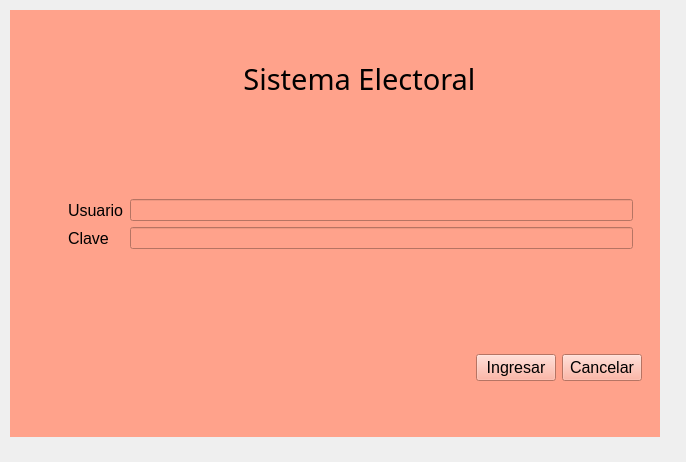
<?xml version="1.0" encoding="UTF-8"?>
<ui version="4.0">
 <class>Ingreso</class>
 <widget class="QWidget" name="Ingreso">
  <property name="geometry">
   <rect>
    <x>0</x>
    <y>0</y>
    <width>686</width>
    <height>462</height>
   </rect>
  </property>
  <property name="windowTitle">
   <string>Ingreso</string>
  </property>
  <widget class="QWidget" name="widget_6" native="true">
   <property name="geometry">
    <rect>
     <x>10</x>
     <y>10</y>
     <width>650</width>
     <height>427</height>
    </rect>
   </property>
   <property name="styleSheet">
    <string notr="true">background-color: rgb(255, 162, 139);</string>
   </property>
   <layout class="QVBoxLayout" name="verticalLayout">
    <item>
     <widget class="QLabel" name="lblsiselectoral">
      <property name="font">
       <font>
        <family>Mongolian Baiti</family>
        <pointsize>22</pointsize>
        <weight>50</weight>
        <italic>false</italic>
        <bold>false</bold>
        <underline>false</underline>
       </font>
      </property>
      <property name="text">
       <string>                               Sistema Electoral</string>
      </property>
     </widget>
    </item>
    <item>
     <widget class="QWidget" name="widget_5" native="true">
      <layout class="QHBoxLayout" name="horizontalLayout_2">
       <item>
        <widget class="QWidget" name="widget_3" native="true">
         <layout class="QGridLayout" name="gridLayout">
          <item row="0" column="0">
           <widget class="QLabel" name="lblLogin">
            <property name="text">
             <string/>
            </property>
            <property name="pixmap">
             <pixmap resource="Fotos.qrc">:/icono.png</pixmap>
            </property>
            <property name="scaledContents">
             <bool>true</bool>
            </property>
           </widget>
          </item>
         </layout>
        </widget>
       </item>
       <item>
        <widget class="QWidget" name="widget_4" native="true">
         <layout class="QVBoxLayout" name="verticalLayout_2">
          <item>
           <widget class="QWidget" name="widget_8" native="true"/>
          </item>
          <item>
           <widget class="QWidget" name="widget_7" native="true">
            <layout class="QFormLayout" name="formLayout">
             <item row="0" column="0">
              <widget class="QLabel" name="lblUsuario">
               <property name="font">
                <font>
                 <pointsize>12</pointsize>
                </font>
               </property>
               <property name="text">
                <string>Usuario</string>
               </property>
              </widget>
             </item>
             <item row="0" column="1">
              <widget class="QLineEdit" name="txtUsuario"/>
             </item>
             <item row="1" column="0">
              <widget class="QLabel" name="lblClave">
               <property name="font">
                <font>
                 <pointsize>12</pointsize>
                </font>
               </property>
               <property name="text">
                <string>Clave</string>
               </property>
              </widget>
             </item>
             <item row="1" column="1">
              <widget class="QLineEdit" name="txtClave"/>
             </item>
            </layout>
           </widget>
          </item>
          <item>
           <widget class="QWidget" name="widget_9" native="true"/>
          </item>
         </layout>
        </widget>
       </item>
      </layout>
     </widget>
    </item>
    <item>
     <widget class="QWidget" name="widget_2" native="true">
      <layout class="QHBoxLayout" name="horizontalLayout_3">
       <item>
        <spacer name="horizontalSpacer">
         <property name="orientation">
          <enum>Qt::Horizontal</enum>
         </property>
         <property name="sizeHint" stdset="0">
          <size>
           <width>225</width>
           <height>20</height>
          </size>
         </property>
        </spacer>
       </item>
       <item>
        <widget class="QWidget" name="widget" native="true">
         <layout class="QHBoxLayout" name="horizontalLayout">
          <item>
           <widget class="QPushButton" name="btnIngresar">
            <property name="enabled">
             <bool>true</bool>
            </property>
            <property name="font">
             <font>
              <pointsize>12</pointsize>
             </font>
            </property>
            <property name="text">
             <string>Ingresar</string>
            </property>
           </widget>
          </item>
          <item>
           <widget class="QPushButton" name="btnCancelar">
            <property name="font">
             <font>
              <pointsize>12</pointsize>
             </font>
            </property>
            <property name="text">
             <string>Cancelar</string>
            </property>
           </widget>
          </item>
         </layout>
        </widget>
       </item>
      </layout>
     </widget>
    </item>
   </layout>
  </widget>
 </widget>
 <resources>
  <include location="Fotos.qrc"/>
 </resources>
 <connections/>
</ui>
